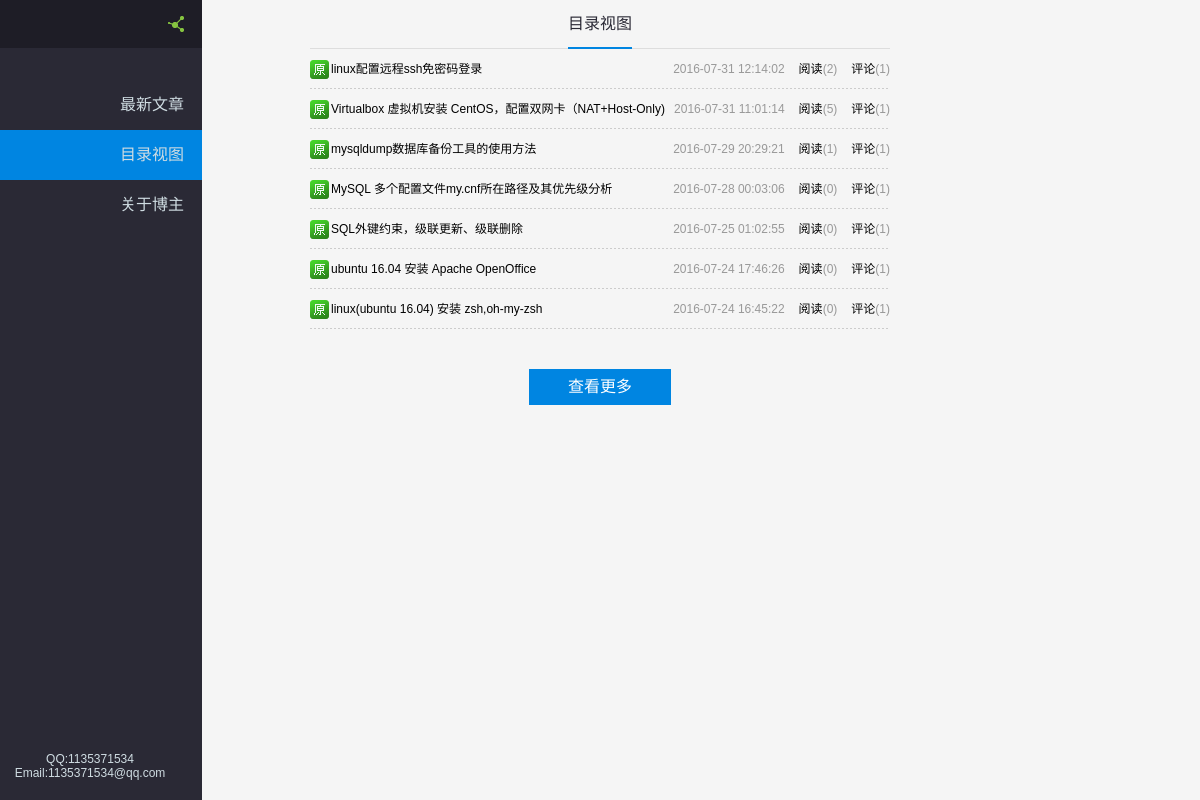
/catalogView.php, run on an earlier commit of the app's database.
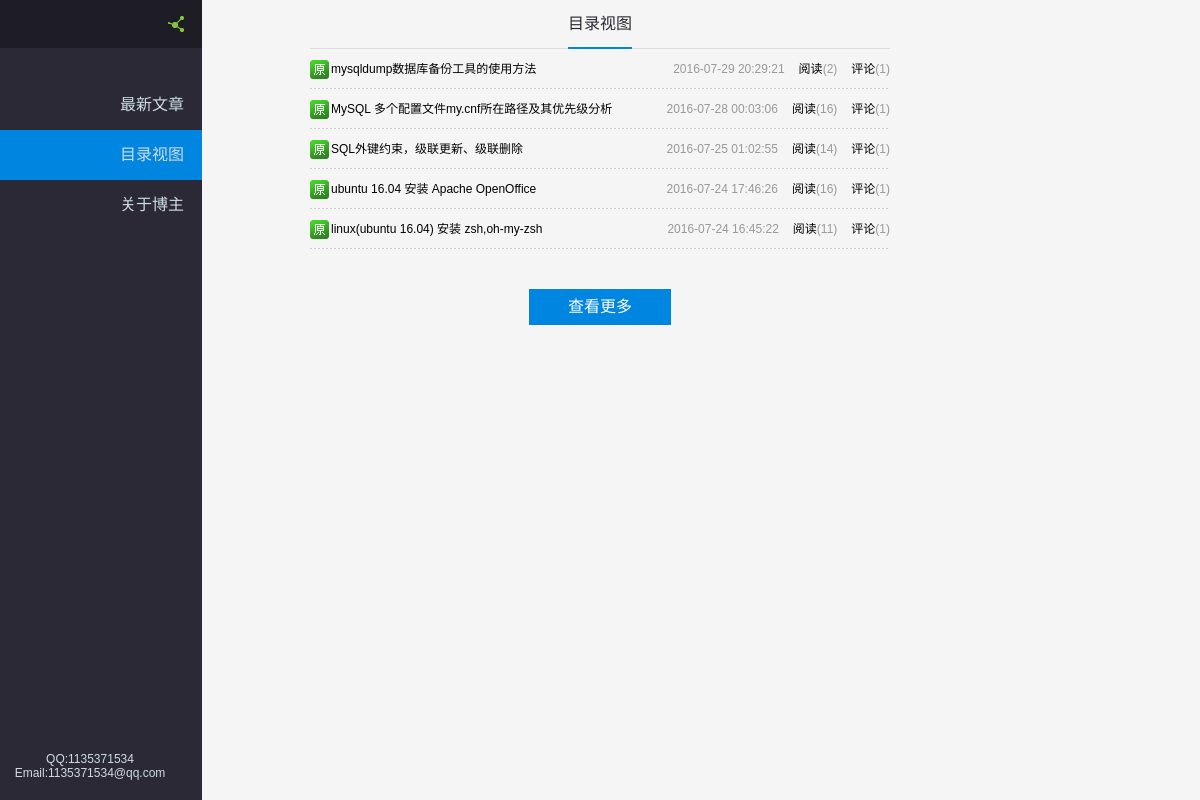
And on a later commit of the database.
### tables this page shows
CREATE TABLE IF NOT EXISTS `blog` (
  `id` int(11) NOT NULL AUTO_INCREMENT,
  `title` varchar(255) DEFAULT NULL,
  `content` text,
  `author` varchar(50) DEFAULT NULL,
  `type_id` int(11) DEFAULT NULL,
  `publishdate` datetime DEFAULT NULL,
  `modifydate` datetime DEFAULT NULL,
  `read_count` int(11) DEFAULT '0',
  PRIMARY KEY (`id`),
  UNIQUE KEY `id` (`id`)
);

### src/catalogViewEx.php (the view, shortened to what this page needs)
<?php
    $q = "select id,title,modifydate,read_count from blog order by modifydate desc";
    $rs = mysql_query($q);
    echo "<div id=\"article_list\" class=\"contents\">";
    while($row = mysql_fetch_array($rs)){
		echo "<div class=\"list_item list_view\"><div class=\"article_title\"><span class=\"ico ico_type_Original\"></span><h1><span class=\"link_title\"><a href=\"blogDetail.php?id=";
		echo "$row[0]";
		echo "\">";
		echo "$row[1]";
		echo "</a></span></h1></div><div class=\"article_manage\"><span class=\"link_postdate\">";
		echo "$row[2]";
		echo "</span>" ;
		echo "<span class=\"link_view\" title=\"阅读次数\"><a href=\"blogDetail.php?id=$row[0]\" title=\"阅读次数\">阅读</a>($row[3])</span><span class=\"link_comments\" title=\"评论次数\"><a href=\"#\" title=\"评论次数\" onclick=\"_gaq.push(['_trackEvent','function', 'onclick', 'blog_articles_pinglun'])\">评论</a>(1)</span></div></div>";
	}
	echo "</div>";
?>

### src/catalogView.php (shortened to what this page needs)
<html>
<head>
<link rel="stylesheet" href="/css/index.css" />
</head>
<body class="holygrail pg-index">
	<div class="holygrail-body">
		<div class="nav-bar">
			<div class="nav-bar-inner">
				<a href="/" class="nav-bar-logo"> <img src="img/logo.png">
				</a>
			</div>
			<div class="nav-bar-tabs">
				<nav>
					<span class="nav-bar-tab"> <a href="/">最新文章</a>
					</span> <span class="nav-bar-tab current"> <a class="current" href="#">目录视图</a>
					</span> <span class="nav-bar-tab"> <a href="/about.html">关于博主</a>
					</span>
				</nav>
			</div>
		</div>
		<div class="main">
			<div class="tag_header">
				<span>目录视图</span>
			</div>
			<div id="article_content" class="content">
					<?php include_once("catalogViewEx.php") ?>
			</div>
			<footer class="more">
				<span class="rectangle"><a href="/?l=40" class="btn">查看更多</a></span>
			</footer>
		</div>
	</div>
	<div class="qr_code_btn_container">
		<a href="javascript:window.smoothScrollToTop()"><span
			class="top_btn"></span></a>
	</div>
	<footer id="footer">
		<div class="ft">
			<span class="copyright">QQ:1135371534</span><span class="copyright">Email:1135371534@qq.com</span>
		</div>
	</footer>
</body>
</html>

What changed in the data, as far as the page shows it:
removed blog: title "linux配置远程ssh免密码登录", modifydate "2016-07-31 12:14:02", read_count "2"
removed blog: title "Virtualbox 虚拟机安装 CentOS，配置双网卡（NAT+Host-Only)", modifydate "2016-07-31 11:01:14", read_count "5"
changed blog "mysqldump数据库备份工具的使用方法": read_count "1" → "2"
changed blog "MySQL 多个配置文件my.cnf所在路径及其优先级分析": read_count "0" → "16"
changed blog "SQL外键约束，级联更新、级联删除": read_count "0" → "14"
changed blog "ubuntu 16.04 安装 Apache OpenOffice": read_count "0" → "16"
changed blog "linux(ubuntu 16.04) 安装 zsh,oh-my-zsh": read_count "0" → "11"
